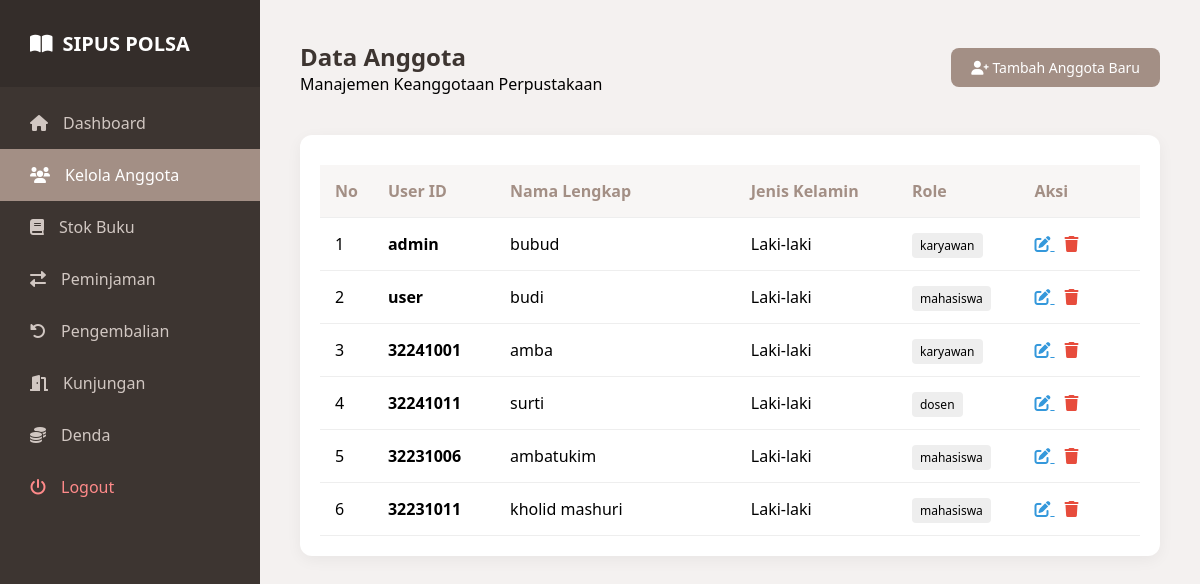
Page /admin/anggota.php (signed in) on the committed database.
### tables this page shows
CREATE TABLE `users` (
  `id` int(11) NOT NULL,
  `username` varchar(50) NOT NULL,
  `email` varchar(255) DEFAULT NULL,
  `foto` varchar(255) DEFAULT NULL,
  `nama` varchar(100) DEFAULT NULL,
  `jenkel` varchar(20) DEFAULT NULL,
  `password` varchar(255) NOT NULL,
  `role` enum('admin','mahasiswa','dosen','karyawan') NOT NULL,
  `status` enum('active','blocked') DEFAULT 'active',
  `borrowing_limit` int(11) DEFAULT 3
);

### admin/anggota.php (the view, shortened to what this page needs)
<?php
include '../config/koneksi.php';
?>
<!DOCTYPE html>
<html lang="id">
<head>
    <link rel="stylesheet" href="../assets/css/admin-style.css">
    <link rel="stylesheet" href="https://cdnjs.cloudflare.com/ajax/libs/font-awesome/6.0.0/css/all.min.css">
</head>
<body>
    <div class="sidebar">
        <div class="brand">
            <i class="fa-solid fa-book-open"></i>
            <span>SIPUS POLSA</span>
        </div>
        <nav>
            <a href="dashboard.php"><i class="fa-solid fa-house"></i> Dashboard</a>
            <a href="anggota.php" class="active"><i class="fa-solid fa-users"></i> Kelola Anggota</a>
            <a href="buku.php"><i class="fa-solid fa-book"></i> Stok Buku</a>
            <a href="peminjaman.php"><i class="fa-solid fa-right-left"></i> Peminjaman</a>
            <a href="pengembalian.php"><i class="fa-solid fa-rotate-left"></i> Pengembalian</a>
            <a href="kunjungan.php"><i class="fa-solid fa-door-open"></i> Kunjungan</a>
            <a href="denda.php"><i class="fa-solid fa-coins"></i> Denda</a>
            <a href="../logout.php" class="logout" onclick="return confirm('Apakah anda yakin ingin keluar?')">
                <i class="fa-solid fa-power-off"></i> Logout
            </a>
        </nav>
    </div>
    <div class="main-content">
        <header>
            <div class="header-title">
                <h1>Data Anggota</h1>
                <p>Manajemen Keanggotaan Perpustakaan</p>
            </div>
            <a href="tambah_anggota.php" class="btn-add">
                <i class="fa-solid fa-user-plus"></i> Tambah Anggota Baru
            </a>
        </header>
        <div class="table-container">
            <table>
                <thead>
                    <tr>
                        <th width="5%">No</th>
                        <th width="15%">User ID</th>
                        <th width="30%">Nama Lengkap</th>
                        <th width="20%">Jenis Kelamin</th>
                        <th width="15%">Role</th>
                        <th width="15%">Aksi</th>
                    </tr>
                </thead>
                <tbody>
                    <?php
                    $no = 1;
                    $data = mysqli_query($koneksi, "SELECT * FROM users WHERE role != 'admin' ORDER BY id DESC");
                    if(mysqli_num_rows($data) > 0){
                        while($d = mysqli_fetch_array($data)){
                            ?>
                            <tr>
                                <td><?php echo $no++; ?></td>
                                <td><strong><?php echo $d['username']; ?></strong></td>
                                <td><?php echo $d['nama']; ?></td>
                                <td><?php echo $d['jenkel']; ?></td>
                                <td><span class="badge" style="background: #eee; padding: 4px 8px; border-radius: 4px; font-size: 12px;"><?php echo $d['role']; ?></span></td>
                                <td>
                                    <a href="anggota_edit.php?id=<?php echo $d['id']; ?>" class="btn-edit-table" title="Edit" style="color: #3498db; margin-right: 10px;">
                                        <i class="fa-solid fa-pen-to-square"></i>
                                    </a>
                                    <a href="anggota_hapus.php?id=<?php echo $d['id']; ?>"
                                       class="btn-delete-table"
                                       title="Hapus"
                                       style="color: #e74c3c;"
                                       onclick="return confirm('Apakah Anda yakin ingin menghapus anggota <?php echo $d['nama']; ?>?')">
                                        <i class="fa-solid fa-trash"></i>
                                    </a>
                                </td>
                            </tr>
                            <?php
                        }
                    } else {
                        echo "<tr><td colspan='6' style='text-align:center;'>Belum ada data anggota.</td></tr>";
                    }
                    ?>
                </tbody>
            </table>
        </div>
    </div>
</body>
</html>

### assets/css/admin-style.css (style rules this page uses)
* { margin: 0; padding: 0; box-sizing: border-box; font-family: 'Segoe UI', sans-serif; }
body { display: flex; background-color: #f4f1f0; min-height: 100vh; }
.sidebar { width: 260px; background-color: #3d3531; color: white; display: flex; flex-direction: column; position: fixed; height: 100%; }
.brand { padding: 30px; font-size: 20px; font-weight: bold; display: flex; align-items: center; gap: 10px; background-color: #342d2a; }
nav { display: flex; flex-direction: column; padding: 10px 0; }
nav a { color: #d1c7c2; text-decoration: none; padding: 15px 30px; display: flex; align-items: center; gap: 15px; transition: 0.3s; }
nav a:hover, nav a.active { background-color: #a38f85; color: white; }
.logout { margin-top: auto; color: #ff8a8a; }
.main-content { margin-left: 260px; flex: 1; padding: 40px; }
header { display: flex; justify-content: space-between; align-items: center; margin-bottom: 40px; }
header h1 { color: #3d3531; font-size: 24px; }
.table-container { background: white; padding: 20px; border-radius: 12px; box-shadow: 0 4px 15px rgba(0,0,0,0.05); }
table { width: 100%; border-collapse: collapse; margin-top: 10px; }
table th, table td { padding: 15px; text-align: left; border-bottom: 1px solid #eee; }
table th { background-color: #f8f6f5; color: #a38f85; font-weight: 600; }
.btn-add { background-color: #a38f85; color: white; padding: 10px 20px; text-decoration: none; border-radius: 8px; font-size: 14px; }

### rows in the picture
users: username "admin", nama "bubud", jenkel "Laki-laki", role "karyawan"
users: username "user", nama "budi", jenkel "Laki-laki", role "mahasiswa"
users: username "32241001", nama "amba", jenkel "Laki-laki", role "karyawan"
users: username "32241011", nama "surti", jenkel "Laki-laki", role "dosen"
users: username "32231006", nama "ambatukim", jenkel "Laki-laki", role "mahasiswa"
users: username "32231011", nama "kholid mashuri", jenkel "Laki-laki", role "mahasiswa"
